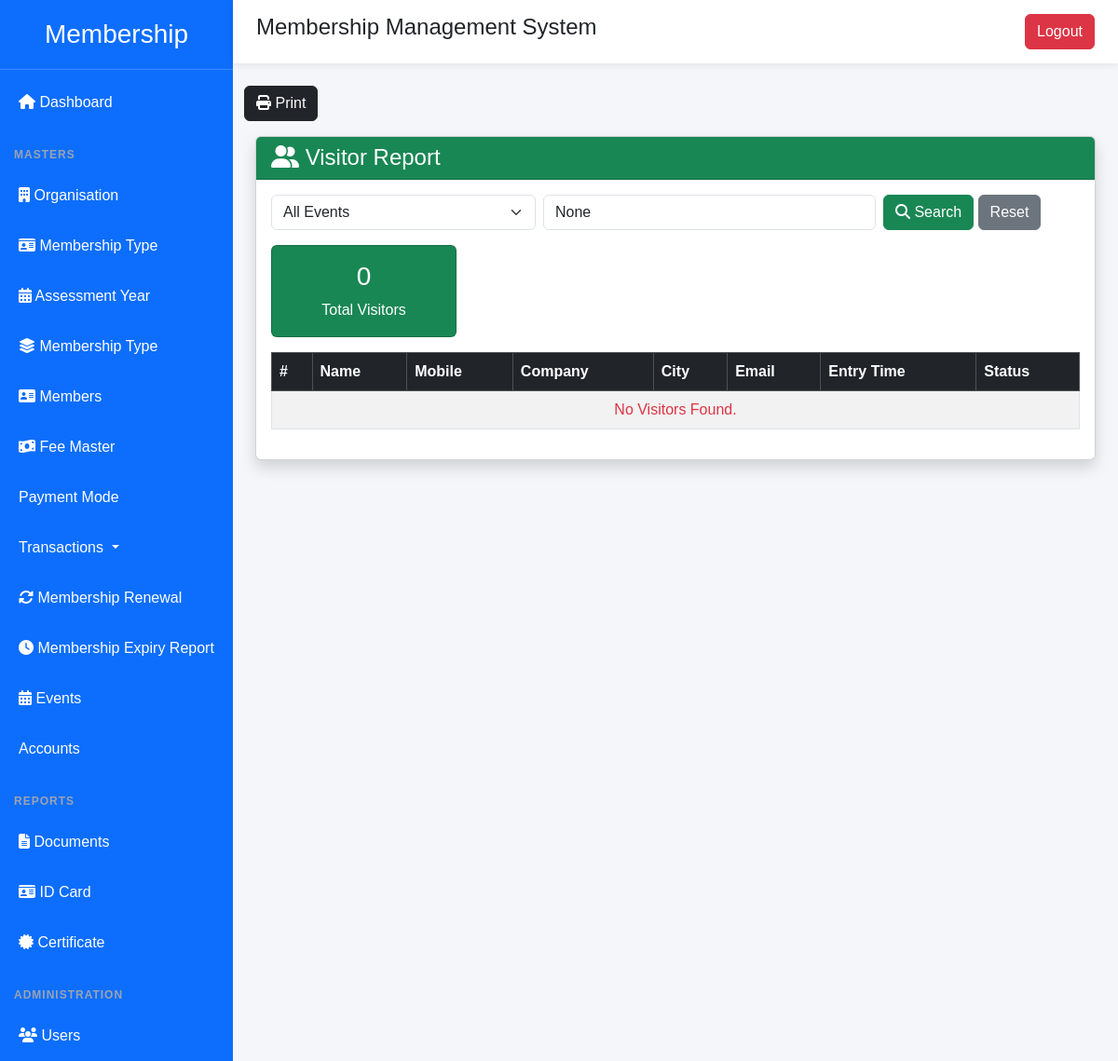
/events/reports/visitors/ (signed in), run on an earlier commit of the app's database.
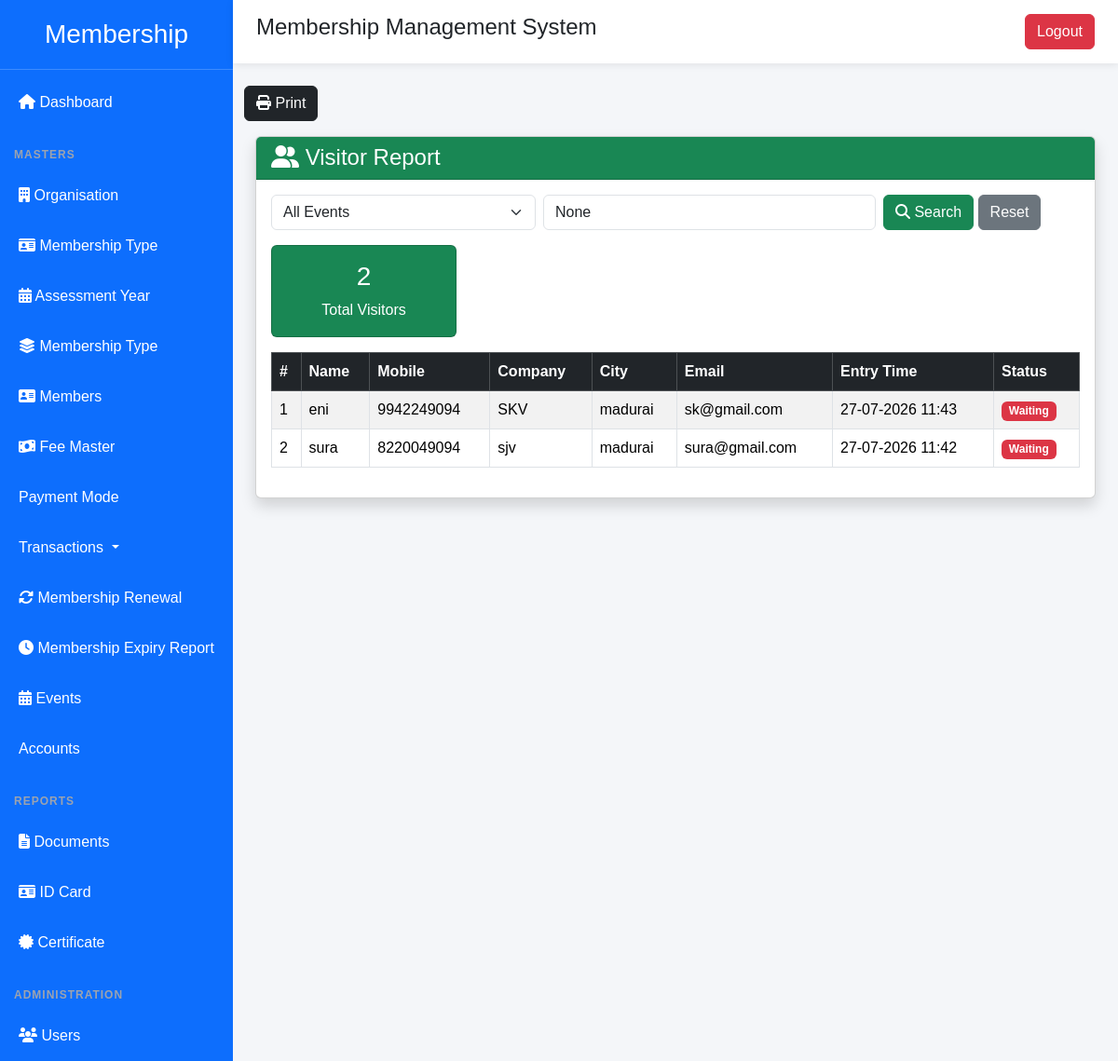
And on a later commit of the database.
### events/models.py (models this page shows, shortened)
class EventVisitor(models.Model):
    event = models.ForeignKey(
        Event,
        on_delete=models.CASCADE,
        related_name="visitors"
    )
    visitor_name = models.CharField(
        max_length=200
    )
    mobile = models.CharField(
        max_length=15
    )
    company = models.CharField(
        max_length=200,
        blank=True
    )
    city = models.CharField(
        max_length=100,
        blank=True
    )
    email = models.EmailField(
        blank=True
    )
    referred_by = models.ForeignKey(
        Member,
        on_delete=models.SET_NULL,
        null=True,
        blank=True,
    )
    attendance = models.OneToOneField(
        EventAttendance,
        on_delete=models.CASCADE,
        null=True,
        blank=True
    )
    printed = models.BooleanField(
        default=False
    )
    printed_at = models.DateTimeField(
        null=True,
        blank=True
    )
    created_at = models.DateTimeField(
        auto_now_add=True
    )
    class Meta:
        ordering = ["-created_at"]
        constraints = [
            models.UniqueConstraint(
                fields=["event", "mobile"],
                name="unique_visitor_mobile_per_event"
            )
        ]

class EventAttendance(models.Model):
    ENTRY_TYPES = (
        ("MEMBER", "Member"),
        ("VISITOR", "Visitor"),
    )
    CHECKIN_METHODS = (
        ("QR", "QR Scan"),
        ("MANUAL", "Manual Entry"),
        ("ADMIN", "Admin Entry"),
    )
    STATUS = (
        ("PRESENT", "Present"),
        ("CANCELLED", "Cancelled"),
    )
    status = models.CharField(
        max_length=20,
        choices=STATUS,
        default="PRESENT",
    )
    event = models.ForeignKey(
        Event,
        on_delete=models.CASCADE,
        related_name="attendances"
    )
    member = models.ForeignKey(
        Member,
        on_delete=models.CASCADE,
        null=True,
        blank=True
    )
    entry_type = models.CharField(
        max_length=10,
        choices=ENTRY_TYPES,
        default="MEMBER"
    )
    checkin_method = models.CharField(
        max_length=10,
        choices=CHECKIN_METHODS,
        default="QR"
    )
    check_in_time = models.DateTimeField(
        auto_now_add=True
    )
    coupon_issued = models.BooleanField(
        default=False
    )
    remarks = models.TextField(
        blank=True
    )
    class Meta:
        ordering = ["-check_in_time"]
        constraints = [
            models.UniqueConstraint(
                fields=["event", "member"],
                name="unique_member_attendance_per_event"
            )
        ]

### events/views.py (the view, shortened to what this page needs)
@login_required(login_url="login")
def visitor_report(request):
    visitors = EventVisitor.objects.select_related(
        "event"
    ).order_by("-created_at")
    events = Event.objects.all().order_by("-event_date")
    event = request.GET.get("event")
    search = request.GET.get("search")
    if event:
        visitors = visitors.filter(event_id=event)
    return render(
        request,
        "events/visitor_report.html",
        {
            "visitors": visitors,
            "events": events,
            "selected_event": event,
            "search": search,
        },
    )

### events/templates/events/visitor_report.html (shortened to what this page needs)
{% extends "membership/base.html" %}
{% load static %}
{% block content %}
<a href="{% url 'visitor_report_print' %}"
   target="_blank"
   class="btn btn-dark">
    <i class="fas fa-print"></i>
    Print
</a>
<div class="container-fluid mt-3">
<div class="card shadow">
<div class="card-header bg-success text-white">
<h4 class="mb-0">
<i class="fas fa-user-friends"></i>
Visitor Report
</h4>
</div>
<div class="card-body">
<form method="get" class="row g-2 mb-3">
<div class="col-md-4">
<select name="event" class="form-select">
<option value="">All Events</option>
</select>
</div>
<div class="col-md-5">
<input
type="text"
name="search"
class="form-control"
placeholder="Name / Mobile / Company / City"
value="{{ search }}">
</div>
<div class="col-md-3">
<button class="btn btn-success">
<i class="fas fa-search"></i>
Search
</button>
<a href="{% url 'visitor_report' %}"
class="btn btn-secondary">
Reset
</a>
</div>
</form>
<div class="row mb-3">
<div class="col-md-3">
<div class="card bg-success text-white">
<div class="card-body text-center">
<h3>{{ visitors.count }}</h3>
Total Visitors
</div>
</div>
</div>
</div>
<div class="table-responsive">
<table class="table table-bordered table-striped table-hover">
<thead class="table-dark">
<tr>
<th>#</th>
<th>Name</th>
<th>Mobile</th>
<th>Company</th>
<th>City</th>
<th>Email</th>
<th>Entry Time</th>
<th>Status</th>
</tr>
</thead>
<tbody>
{% for v in visitors %}
<tr>
<td>{{ forloop.counter }}</td>
<td>{{ v.visitor_name }}</td>
<td>{{ v.mobile }}</td>
<td>{{ v.company }}</td>
<td>{{ v.city }}</td>
<td>{{ v.email }}</td>
<td>{{ v.attendance.check_in_time|date:"d-m-Y H:i" }}</td>
<td>
{% if v.printed %}
<span class="badge bg-success">Printed</span>
{% else %}
<span class="badge bg-danger">Waiting</span>
{% endif %}
</td>
</tr>
{% empty %}
<tr>
<td colspan="8" class="text-center text-danger">
No Visitors Found.
</td>
</tr>
{% endfor %}
</tbody>
</table>
</div>
</div>
</div>
</div>
{% endblock %}

What changed in the data, as far as the page shows it:
added EventVisitor: visitor_name "eni", mobile "9942249094", company "SKV", city "madurai", email "sk@gmail.com", attendance.check_in_time "27-07-2026 11:43", printed "Waiting"
added EventVisitor: visitor_name "sura", mobile "8220049094", company "sjv", city "madurai", email "sura@gmail.com", attendance.check_in_time "27-07-2026 11:42", printed "Waiting"
Also different on the page:
{{ visitors.count }}: "0" → "2"
text no longer shown: "No Visitors Found."
